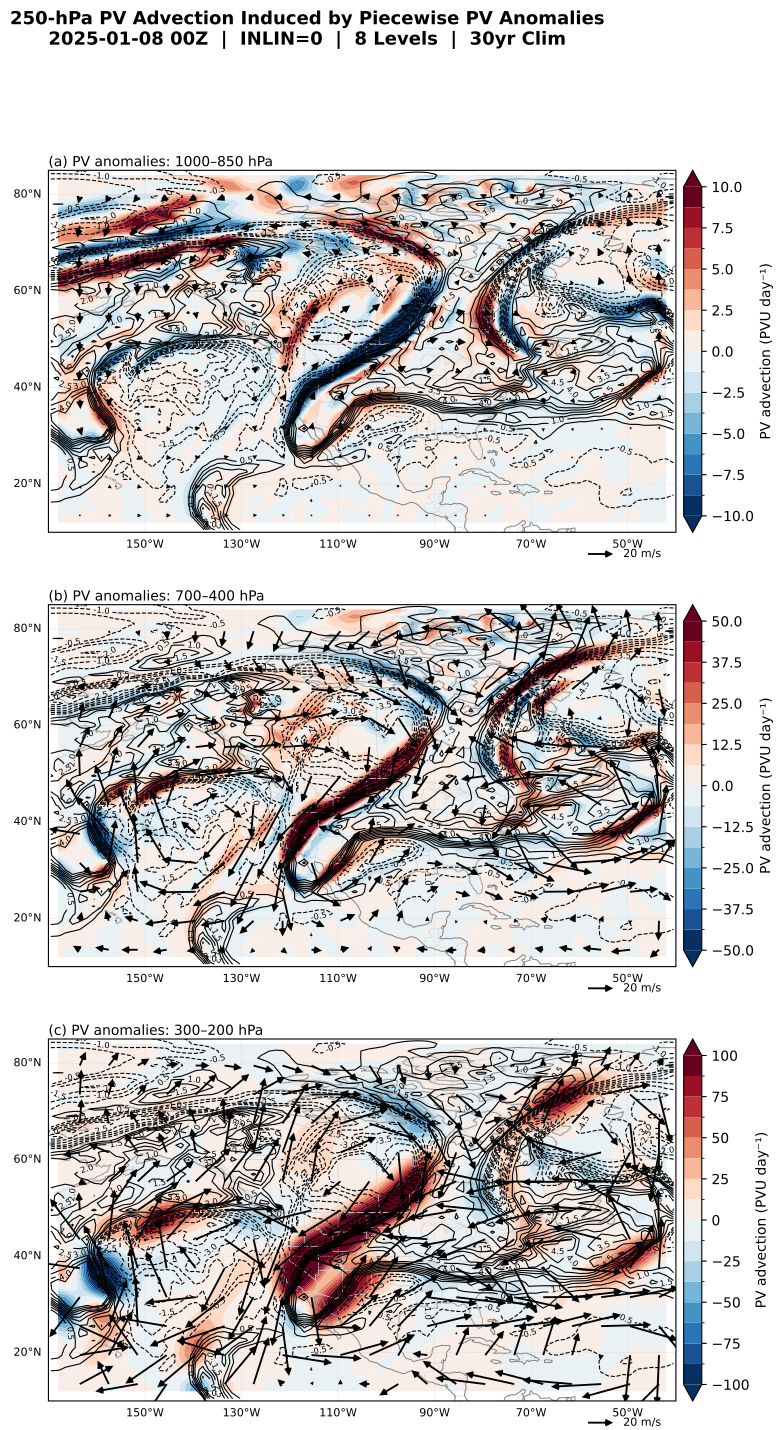

Python code for this plot:
# %% [markdown]
# Step 10 — Fig 8 Replica: 3-Panel Davis-Style PV Advection Plot
#
# Replicates Davis et al. (2022, J. Climate) Fig 8 for the
# 2025-01-08 00Z California blocking event.
#
# **Each panel (one per vertical PV piece)**:
# - **Filled colour**: 250-hPa PV advection by induced winds (RdBu_r, per-panel auto-scaled)
# - **Black solid contours**: positive total 250-hPa PV anomaly
# - **Black dashed contours**: negative PV anomaly
# - **Black arrows**: induced wind vectors at 250 hPa (capped at 40 m/s; ref arrow 20 m/s)
#
# **Pieces** (8 levels, no interp, INLIN=0):
# - Piece 1 (lower):  1000–850 hPa
# - Piece 2 (middle): 700–400 hPa
# - Piece 3 (upper):  300–200 hPa
#
# %% [markdown]
# ## 1. Load & Prepare Data
#
# %%
import numpy as np, xarray as xr, matplotlib.pyplot as plt
import matplotlib.colors as mcolors, matplotlib.ticker as mticker
import cartopy.crs as ccrs, cartopy.feature as cfeature
from pathlib import Path
from scipy.ndimage import gaussian_filter

import sys; from pathlib import Path as _Path
_sys_path_root = str(_Path(__file__).resolve().parent.parent.parent)
if _sys_path_root not in sys.path: sys.path.insert(0, _sys_path_root)
import config
STEP_DIR = _Path(__file__).resolve().parent
OUT_DIR = _Path(config.WU_OUT_DIR)

ds = xr.open_dataset(OUT_DIR / "pv_advection.nc")
lats = ds.lat.values; lons = ds.lon.values
LON2D, LAT2D = np.meshgrid(lons, lats)

# Read SI fields from .nc; scale to display-friendly units for plotting
PV_SCALE = 1e6           # SI → PVU
PVADV_DAY_SCALE = 1e6 * 86400.0  # SI s⁻¹ → PVU/day
PVadv   = ds.PVadv.values.copy() * PVADV_DAY_SCALE   # (3, 51, 87)  PVU/day
q_anom  = ds.Q_anom_250.values * PV_SCALE             # (51, 87)     PV anomaly [PVU]
U_ind   = ds.U_induced_250.values.copy()
V_ind   = ds.V_induced_250.values.copy()

NPIECES = 3

# %% [markdown]
# ## 2. Auto-Scale Configuration
#
# %%
# ---- Smooth piece 3 ----
for ip in range(NPIECES):
    if ip == 2:
        sigma = 1.5
        U_ind[ip] = gaussian_filter(np.nan_to_num(U_ind[ip]), sigma=sigma)
        V_ind[ip] = gaussian_filter(np.nan_to_num(V_ind[ip]), sigma=sigma)
        PVadv[ip] = gaussian_filter(np.nan_to_num(PVadv[ip]), sigma=sigma)

# ---- Per-panel PV advection vmax ----
nice = np.array([0.5, 1, 2, 3, 5, 7.5, 10, 15, 20, 30, 50, 75, 100])
panel_vmax = []
for ip in range(NPIECES):
    v = float(np.nanpercentile(np.abs(PVadv[ip]), 98))
    if v < 0.5: v = 1.0
    v = float(nice[np.argmin(np.abs(nice - v))])
    panel_vmax.append(v)
print(f"Per-panel PV adv vmax [PVU/day]: {panel_vmax}")

# ---- Auto-scale q_anom contour interval ----
p95 = float(np.nanpercentile(np.abs(q_anom), 95))
nice_ci = np.array([0.1, 0.2, 0.5, 1.0, 2.0, 5.0])
ci = float(nice_ci[np.argmin(np.abs(nice_ci - p95/6))])
cmax = float(np.ceil(p95 / ci) * ci)
POS_LEVS = np.arange(ci, cmax + ci/2, ci)
NEG_LEVS = -POS_LEVS[::-1]
print(f"q_anom |p95| = {p95:.2f} PVU; CI = {ci} PVU, levels ±[{ci}..{cmax}]")

# ---- Wind display cap ----
WIND_CAP = 40.0
for ip in range(NPIECES):
    speed = np.sqrt(U_ind[ip]**2 + V_ind[ip]**2)
    sf = np.where(speed > WIND_CAP, WIND_CAP / np.maximum(speed, 1e-9), 1.0)
    n_capped = int(np.nansum(speed > WIND_CAP))
    if n_capped > 0:
        print(f"  Piece {ip+1}: capped {n_capped} wind cells > {WIND_CAP} m/s")
    U_ind[ip] *= sf; V_ind[ip] *= sf

# ---- Mask boundary halos ----
for ip in range(NPIECES):
    U_ind[ip, 0, :] = U_ind[ip, -1, :] = np.nan
    U_ind[ip, :, 0] = U_ind[ip, :, -1] = np.nan
    V_ind[ip, 0, :] = V_ind[ip, -1, :] = np.nan
    V_ind[ip, :, 0] = V_ind[ip, :, -1] = np.nan
    PVadv[ip, 0, :] = PVadv[ip, -1, :] = np.nan
    PVadv[ip, :, 0] = PVadv[ip, :, -1] = np.nan

# %% [markdown]
# ## 3. Plot — 3-Panel Davis Fig 8 Replica
#
# %%
proj = ccrs.PlateCarree()
# Load piece names from YAML for consistency
import yaml
_YAML_CFG_PATH = _Path(_sys_path_root) / "wu_config.yaml"
with open(_YAML_CFG_PATH) as _f:
    _yaml_cfg = yaml.safe_load(_f)
_pieces = _yaml_cfg["pieces"]

piece_titles = [
    f"(a) PV anomalies: {_pieces['lower']['hpa']} hPa",
    f"(b) PV anomalies: {_pieces['middle']['hpa']} hPa",
    f"(c) PV anomalies: {_pieces['upper']['hpa']} hPa",
]
QUIVER_SKIP = 4
REF_SPEED = 20.0

# NaN-safe contour field
q_contour = np.where(np.isnan(q_anom), np.nanmean(q_anom), q_anom)

fig, axes = plt.subplots(3, 1, figsize=(10, 16),
                         subplot_kw={"projection": proj})
fig.suptitle("250-hPa PV Advection Induced by Piecewise PV Anomalies\n"
             "2025-01-08 00Z  |  INLIN=0  |  8 Levels  |  30yr Clim",
             fontsize=13, fontweight="bold")

for ip, ax in enumerate(axes):
    # Map
    ax.set_extent([-170, -40, 10, 85], crs=proj)
    ax.add_feature(cfeature.COASTLINE, lw=0.7, edgecolor="gray")
    ax.add_feature(cfeature.BORDERS, lw=0.4, edgecolor="lightgray")
    ax.add_feature(cfeature.STATES.with_scale("50m"), lw=0.3, edgecolor="lightgray")
    gl = ax.gridlines(draw_labels=True, lw=0.4, color="lightgray", alpha=0.8, ls="--")
    gl.top_labels = gl.right_labels = False
    gl.xlocator = mticker.FixedLocator(range(-170, -30, 20))
    gl.ylocator = mticker.FixedLocator(range(20, 90, 20))
    gl.xlabel_style = {"size": 8}; gl.ylabel_style = {"size": 8}

    # Filled PV advection (per-panel vmax)
    vmax_p = panel_vmax[ip]
    cbar_levs = np.linspace(-vmax_p, vmax_p, 17)
    norm = mcolors.BoundaryNorm(cbar_levs, plt.cm.RdBu_r.N)
    cf = ax.contourf(LON2D, LAT2D, PVadv[ip], levels=cbar_levs,
                     cmap="RdBu_r", norm=norm, transform=proj, extend="both")
    plt.colorbar(cf, ax=ax, orientation="vertical", pad=0.01,
                 label="PV advection (PVU day⁻¹)", fraction=0.03)

    # PV anomaly contours
    if len(POS_LEVS) > 0 and np.nanmax(q_anom) >= POS_LEVS[0]:
        cs_p = ax.contour(LON2D, LAT2D, q_contour, levels=POS_LEVS,
                          colors="black", linewidths=0.8, linestyles="solid", transform=proj)
        ax.clabel(cs_p, inline=True, fontsize=6, fmt="%.1f")
    if len(NEG_LEVS) > 0 and np.nanmin(q_anom) <= NEG_LEVS[-1]:
        cs_n = ax.contour(LON2D, LAT2D, q_contour, levels=NEG_LEVS,
                          colors="black", linewidths=0.8, linestyles="dashed", transform=proj)
        ax.clabel(cs_n, inline=True, fontsize=6, fmt="%.1f")

    # Wind quivers
    sk = QUIVER_SKIP
    qlons, qlats = LON2D[::sk, ::sk], LAT2D[::sk, ::sk]
    qu, qv = U_ind[ip, ::sk, ::sk], V_ind[ip, ::sk, ::sk]
    speed = np.sqrt(qu**2 + qv**2)
    qu = np.where(speed < 1.0, np.nan, qu)
    qv = np.where(speed < 1.0, np.nan, qv)

    Q = ax.quiver(qlons, qlats, qu, qv, transform=proj, color="black",
                  scale=REF_SPEED * 25, width=0.003, headwidth=4, headlength=4, zorder=5)
    ax.quiverkey(Q, X=0.90, Y=-0.06, U=REF_SPEED, label=f"{REF_SPEED:.0f} m/s",
                 labelpos="E", fontproperties={"size": 8})

    ax.set_title(piece_titles[ip], fontsize=10, loc="left", pad=3)

# Save to step directory (not data/figs/)
png_path = STEP_DIR / "fig8_replica.png"
pdf_path = STEP_DIR / "fig8_replica.pdf"
fig.savefig(png_path, dpi=300, bbox_inches="tight")
fig.savefig(pdf_path, bbox_inches="tight")
print(f"✓ Saved: {png_path}  ({png_path.stat().st_size/1e6:.1f} MB)")
print(f"✓ Saved: {pdf_path}  ({pdf_path.stat().st_size/1e6:.1f} MB)")
plt.close(fig)

print("\n=== Step 10 complete — Fig 8 replica ===")
print(f"  8 levels, INLIN=0, 30yr clim")
print(f"  Pieces: lower(1000–850), middle(700–400), upper(300–200)")
